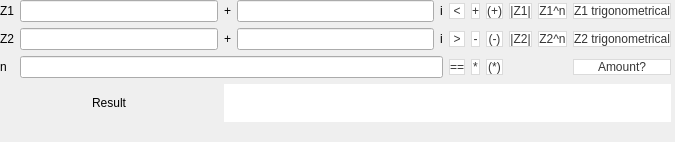
<?xml version="1.0" encoding="UTF-8"?>
<ui version="4.0">
 <class>MainWindow</class>
 <widget class="QMainWindow" name="MainWindow">
  <property name="geometry">
   <rect>
    <x>0</x>
    <y>0</y>
    <width>675</width>
    <height>142</height>
   </rect>
  </property>
  <property name="windowTitle">
   <string>MainWindow</string>
  </property>
  <property name="windowIcon">
   <iconset resource="resource.qrc">
    <normaloff>:/icons/res/baseline_functions_black_24dp.png</normaloff>:/icons/res/baseline_functions_black_24dp.png</iconset>
  </property>
  <widget class="QWidget" name="centralwidget">
   <widget class="QWidget" name="">
    <property name="geometry">
     <rect>
      <x>0</x>
      <y>0</y>
      <width>671</width>
      <height>122</height>
     </rect>
    </property>
    <layout class="QGridLayout" name="gridLayout">
     <item row="0" column="4">
      <widget class="QLabel" name="lbl_Z1_2">
       <property name="text">
        <string>i</string>
       </property>
      </widget>
     </item>
     <item row="0" column="2">
      <widget class="QLabel" name="lbl_Z1_3">
       <property name="text">
        <string>+</string>
       </property>
      </widget>
     </item>
     <item row="0" column="6">
      <widget class="QPushButton" name="pushButton_plus">
       <property name="styleSheet">
        <string notr="true">QPushButton{
  background-color: #fff;
  border: 1px solid #dbdbdb;
  border-radius: .375em;
  color: #363636;
  font-family: &quot;Segoe UI&quot;;
  font-size: 1rem;
  height: 2.5em;
  line-height: 1.5;
  padding: calc(0.5em - 1px) 1em;
  position: relative;
  text-align: center;
  vertical-align: top;
  white-space: nowrap;
}

QPushButton::pressed {
  border-color: #4a4a4a;
  outline: 0;
}
</string>
       </property>
       <property name="text">
        <string>+</string>
       </property>
      </widget>
     </item>
     <item row="1" column="3">
      <widget class="QLineEdit" name="lineEdit_Z2_i"/>
     </item>
     <item row="1" column="0">
      <widget class="QLabel" name="lbl_Z2">
       <property name="text">
        <string>Z2</string>
       </property>
      </widget>
     </item>
     <item row="1" column="2">
      <widget class="QLabel" name="lbl_Z1_4">
       <property name="text">
        <string>+</string>
       </property>
      </widget>
     </item>
     <item row="0" column="5">
      <widget class="QPushButton" name="pushButton_m">
       <property name="styleSheet">
        <string notr="true">QPushButton{
  background-color: #fff;
  border: 1px solid #dbdbdb;
  border-radius: .375em;
  color: #363636;
  font-family: &quot;Segoe UI&quot;;
  font-size: 1rem;
  height: 2.5em;
  line-height: 1.5;
  padding: calc(0.5em - 1px) 1em;
  position: relative;
  text-align: center;
  vertical-align: top;
  white-space: nowrap;
}

QPushButton::pressed {
  border-color: #4a4a4a;
  outline: 0;
}
</string>
       </property>
       <property name="text">
        <string>&lt;</string>
       </property>
      </widget>
     </item>
     <item row="0" column="7">
      <widget class="QPushButton" name="pushButton_plus_2">
       <property name="styleSheet">
        <string notr="true">QPushButton{
  background-color: #fff;
  border: 1px solid #dbdbdb;
  border-radius: .375em;
  color: #363636;
  font-family: &quot;Segoe UI&quot;;
  font-size: 1rem;
  height: 2.5em;
  line-height: 1.5;
  padding: calc(0.5em - 1px) 1em;
  position: relative;
  text-align: center;
  vertical-align: top;
  white-space: nowrap;
}

QPushButton::pressed {
  border-color: #4a4a4a;
  outline: 0;
}
</string>
       </property>
       <property name="text">
        <string>(+)</string>
       </property>
      </widget>
     </item>
     <item row="0" column="0">
      <widget class="QLabel" name="lbl_Z1">
       <property name="text">
        <string>Z1</string>
       </property>
      </widget>
     </item>
     <item row="2" column="7">
      <widget class="QPushButton" name="pushButton_mult_2">
       <property name="styleSheet">
        <string notr="true">QPushButton{
  background-color: #fff;
  border: 1px solid #dbdbdb;
  border-radius: .375em;
  color: #363636;
  font-family: &quot;Segoe UI&quot;;
  font-size: 1rem;
  height: 2.5em;
  line-height: 1.5;
  padding: calc(0.5em - 1px) 1em;
  position: relative;
  text-align: center;
  vertical-align: top;
  white-space: nowrap;
}

QPushButton::pressed {
  border-color: #4a4a4a;
  outline: 0;
}
</string>
       </property>
       <property name="text">
        <string>(*)</string>
       </property>
      </widget>
     </item>
     <item row="2" column="10">
      <widget class="QPushButton" name="pushButton_amount">
       <property name="styleSheet">
        <string notr="true">QPushButton{
  background-color: #fff;
  border: 1px solid #dbdbdb;
  border-radius: .375em;
  color: #363636;
  font-family: &quot;Segoe UI&quot;;
  font-size: 1rem;
  height: 2.5em;
  line-height: 1.5;
  padding: calc(0.5em - 1px) 1em;
  position: relative;
  text-align: center;
  vertical-align: top;
  white-space: nowrap;
}

QPushButton::pressed {
  border-color: #4a4a4a;
  outline: 0;
}
</string>
       </property>
       <property name="text">
        <string>Amount?</string>
       </property>
      </widget>
     </item>
     <item row="1" column="5">
      <widget class="QPushButton" name="pushButton_l">
       <property name="styleSheet">
        <string notr="true">QPushButton{
  background-color: #fff;
  border: 1px solid #dbdbdb;
  border-radius: .375em;
  color: #363636;
  font-family: &quot;Segoe UI&quot;;
  font-size: 1rem;
  height: 2.5em;
  line-height: 1.5;
  padding: calc(0.5em - 1px) 1em;
  position: relative;
  text-align: center;
  vertical-align: top;
  white-space: nowrap;
}

QPushButton::pressed {
  border-color: #4a4a4a;
  outline: 0;
}
</string>
       </property>
       <property name="text">
        <string>&gt;</string>
       </property>
      </widget>
     </item>
     <item row="2" column="0">
      <widget class="QLabel" name="lbl_n">
       <property name="text">
        <string>n</string>
       </property>
      </widget>
     </item>
     <item row="0" column="10">
      <widget class="QPushButton" name="pushButton_Z1_trm_Form">
       <property name="styleSheet">
        <string notr="true">QPushButton{
  background-color: #fff;
  border: 1px solid #dbdbdb;
  border-radius: .375em;
  color: #363636;
  font-family: &quot;Segoe UI&quot;;
  font-size: 1rem;
  height: 2.5em;
  line-height: 1.5;
  padding: calc(0.5em - 1px) 1em;
  position: relative;
  text-align: center;
  vertical-align: top;
  white-space: nowrap;
}

QPushButton::pressed {
  border-color: #4a4a4a;
  outline: 0;
}
</string>
       </property>
       <property name="text">
        <string>Z1 trigonometrical</string>
       </property>
      </widget>
     </item>
     <item row="0" column="3">
      <widget class="QLineEdit" name="lineEdit_Z1_i"/>
     </item>
     <item row="2" column="5">
      <widget class="QPushButton" name="pushButton_equal">
       <property name="styleSheet">
        <string notr="true">QPushButton{
  background-color: #fff;
  border: 1px solid #dbdbdb;
  border-radius: .375em;
  color: #363636;
  font-family: &quot;Segoe UI&quot;;
  font-size: 1rem;
  height: 2.5em;
  line-height: 1.5;
  padding: calc(0.5em - 1px) 1em;
  position: relative;
  text-align: center;
  vertical-align: top;
  white-space: nowrap;
}

QPushButton::pressed {
  border-color: #4a4a4a;
  outline: 0;
}
</string>
       </property>
       <property name="text">
        <string>==</string>
       </property>
      </widget>
     </item>
     <item row="2" column="6">
      <widget class="QPushButton" name="pushButton_mult">
       <property name="styleSheet">
        <string notr="true">QPushButton{
  background-color: #fff;
  border: 1px solid #dbdbdb;
  border-radius: .375em;
  color: #363636;
  font-family: &quot;Segoe UI&quot;;
  font-size: 1rem;
  height: 2.5em;
  line-height: 1.5;
  padding: calc(0.5em - 1px) 1em;
  position: relative;
  text-align: center;
  vertical-align: top;
  white-space: nowrap;
}

QPushButton::pressed {
  border-color: #4a4a4a;
  outline: 0;
}
</string>
       </property>
       <property name="text">
        <string>*</string>
       </property>
      </widget>
     </item>
     <item row="1" column="9">
      <widget class="QPushButton" name="pushButton_Z2_pow_n">
       <property name="styleSheet">
        <string notr="true">QPushButton{
  background-color: #fff;
  border: 1px solid #dbdbdb;
  border-radius: .375em;
  color: #363636;
  font-family: &quot;Segoe UI&quot;;
  font-size: 1rem;
  height: 2.5em;
  line-height: 1.5;
  padding: calc(0.5em - 1px) 1em;
  position: relative;
  text-align: center;
  vertical-align: top;
  white-space: nowrap;
}

QPushButton::pressed {
  border-color: #4a4a4a;
  outline: 0;
}
</string>
       </property>
       <property name="text">
        <string>Z2^n</string>
       </property>
      </widget>
     </item>
     <item row="1" column="4">
      <widget class="QLabel" name="lbl_Z2_2">
       <property name="text">
        <string>i</string>
       </property>
      </widget>
     </item>
     <item row="1" column="6">
      <widget class="QPushButton" name="pushButton_minus">
       <property name="styleSheet">
        <string notr="true">QPushButton{
  background-color: #fff;
  border: 1px solid #dbdbdb;
  border-radius: .375em;
  color: #363636;
  font-family: &quot;Segoe UI&quot;;
  font-size: 1rem;
  height: 2.5em;
  line-height: 1.5;
  padding: calc(0.5em - 1px) 1em;
  position: relative;
  text-align: center;
  vertical-align: top;
  white-space: nowrap;
}

QPushButton::pressed {
  border-color: #4a4a4a;
  outline: 0;
}
</string>
       </property>
       <property name="text">
        <string>-</string>
       </property>
      </widget>
     </item>
     <item row="0" column="1">
      <widget class="QLineEdit" name="lineEdit_Z1_r"/>
     </item>
     <item row="0" column="9">
      <widget class="QPushButton" name="pushButton_Z1_pow_n">
       <property name="styleSheet">
        <string notr="true">QPushButton{
  background-color: #fff;
  border: 1px solid #dbdbdb;
  border-radius: .375em;
  color: #363636;
  font-family: &quot;Segoe UI&quot;;
  font-size: 1rem;
  height: 2.5em;
  line-height: 1.5;
  padding: calc(0.5em - 1px) 1em;
  position: relative;
  text-align: center;
  vertical-align: top;
  white-space: nowrap;
}

QPushButton::pressed {
  border-color: #4a4a4a;
  outline: 0;
}
</string>
       </property>
       <property name="text">
        <string>Z1^n</string>
       </property>
      </widget>
     </item>
     <item row="1" column="8">
      <widget class="QPushButton" name="pushButton_mod_Z2">
       <property name="styleSheet">
        <string notr="true">QPushButton{
  background-color: #fff;
  border: 1px solid #dbdbdb;
  border-radius: .375em;
  color: #363636;
  font-family: &quot;Segoe UI&quot;;
  font-size: 1rem;
  height: 2.5em;
  line-height: 1.5;
  padding: calc(0.5em - 1px) 1em;
  position: relative;
  text-align: center;
  vertical-align: top;
  white-space: nowrap;
}

QPushButton::pressed {
  border-color: #4a4a4a;
  outline: 0;
}
</string>
       </property>
       <property name="text">
        <string>|Z2|</string>
       </property>
      </widget>
     </item>
     <item row="0" column="8">
      <widget class="QPushButton" name="pushButton_mod_Z1">
       <property name="styleSheet">
        <string notr="true">QPushButton{
  background-color: #fff;
  border: 1px solid #dbdbdb;
  border-radius: .375em;
  color: #363636;
  font-family: &quot;Segoe UI&quot;;
  font-size: 1rem;
  height: 2.5em;
  line-height: 1.5;
  padding: calc(0.5em - 1px) 1em;
  position: relative;
  text-align: center;
  vertical-align: top;
  white-space: nowrap;
}

QPushButton::pressed {
  border-color: #4a4a4a;
  outline: 0;
}
</string>
       </property>
       <property name="text">
        <string>|Z1|</string>
       </property>
      </widget>
     </item>
     <item row="1" column="10">
      <widget class="QPushButton" name="pushButton_Z2_trmForm">
       <property name="styleSheet">
        <string notr="true">QPushButton{
  background-color: #fff;
  border: 1px solid #dbdbdb;
  border-radius: .375em;
  color: #363636;
  font-family: &quot;Segoe UI&quot;;
  font-size: 1rem;
  height: 2.5em;
  line-height: 1.5;
  padding: calc(0.5em - 1px) 1em;
  position: relative;
  text-align: center;
  vertical-align: top;
  white-space: nowrap;
}

QPushButton::pressed {
  border-color: #4a4a4a;
  outline: 0;
}
</string>
       </property>
       <property name="text">
        <string>Z2 trigonometrical</string>
       </property>
      </widget>
     </item>
     <item row="1" column="1">
      <widget class="QLineEdit" name="lineEdit_Z2_r"/>
     </item>
     <item row="1" column="7">
      <widget class="QPushButton" name="pushButton_minus_2">
       <property name="styleSheet">
        <string notr="true">QPushButton{
  background-color: #fff;
  border: 1px solid #dbdbdb;
  border-radius: .375em;
  color: #363636;
  font-family: &quot;Segoe UI&quot;;
  font-size: 1rem;
  height: 2.5em;
  line-height: 1.5;
  padding: calc(0.5em - 1px) 1em;
  position: relative;
  text-align: center;
  vertical-align: top;
  white-space: nowrap;
}

QPushButton::pressed {
  border-color: #4a4a4a;
  outline: 0;
}
</string>
       </property>
       <property name="text">
        <string>(-)</string>
       </property>
      </widget>
     </item>
     <item row="3" column="2" colspan="9">
      <widget class="QLabel" name="label_result">
       <property name="styleSheet">
        <string notr="true">background-color: rgb(255, 255, 255);</string>
       </property>
       <property name="text">
        <string/>
       </property>
      </widget>
     </item>
     <item row="3" column="0" colspan="2">
      <widget class="QLabel" name="label_name_result">
       <property name="text">
        <string>&lt;html&gt;&lt;head/&gt;&lt;body&gt;&lt;p align=&quot;center&quot;&gt;Result&lt;/p&gt;&lt;/body&gt;&lt;/html&gt;</string>
       </property>
      </widget>
     </item>
     <item row="2" column="1" colspan="4">
      <widget class="QLineEdit" name="lineEdit_n"/>
     </item>
    </layout>
   </widget>
  </widget>
  <widget class="QMenuBar" name="menubar">
   <property name="geometry">
    <rect>
     <x>0</x>
     <y>0</y>
     <width>675</width>
     <height>17</height>
    </rect>
   </property>
  </widget>
  <action name="actioninfo">
   <property name="text">
    <string>info</string>
   </property>
  </action>
 </widget>
 <resources>
  <include location="resource.qrc"/>
 </resources>
 <connections/>
</ui>
